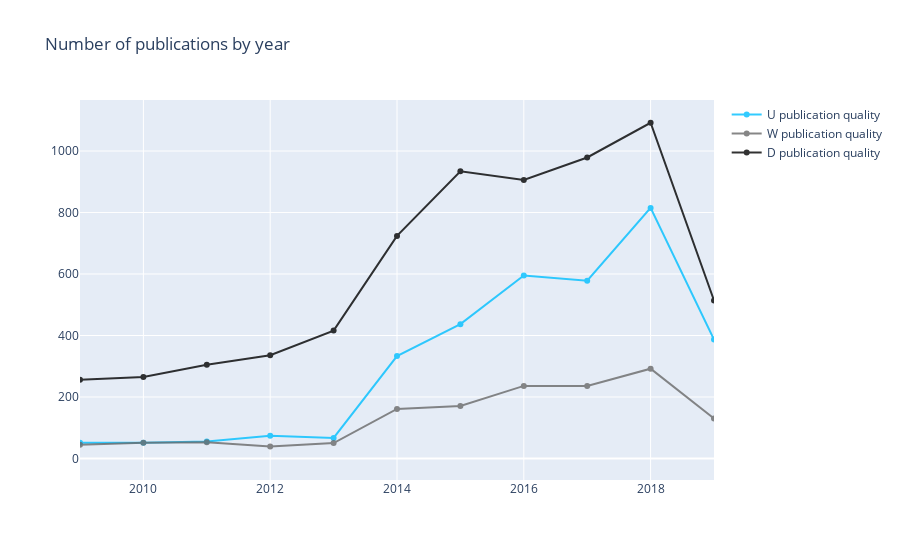

The notebook cell this image was saved under:
### Code cell
fig = go.Figure()
fig.add_trace(go.Scatter(
                x=pub_by_year_u['Year'],
                y=pub_by_year_u['counts'],
                name="U publication quality",
                line_color='deepskyblue',
                opacity=0.8))

fig.add_trace(go.Scatter(
                x=pub_by_year_w['Year'],
                y=pub_by_year_w['counts'],
                name="W publication quality",
                line_color='dimgray',
                opacity=0.8))

fig.add_trace(go.Scatter(
                x=pub_by_year_d['Year'],
                y=pub_by_year_d['counts'],
                name="D publication quality",
                line_color='black',
                opacity=0.8))

# Use date string to set xaxis range
fig.update_layout(xaxis_range=['2009','2019'],
                  title_text="Number of publications by year")
fig.show()

### Figure 1 — Plotly figure (JSON) as saved in the notebook; plotly's stock layout.template omitted (floating-point values rounded to 4 significant figures)
{"data": [{"line": {"color": "deepskyblue"}, "name": "U publication quality", "opacity": 0.8, "type": "scatter", "x": [2009, 2010, 2011, 2012, 2013, 2014, 2015, 2016, 2017, 2018, 2019, 2020], "y": [51, 51, 55, 74, 67, 333, 437, 595, 578, 815, 387, 6]}, {"line": {"color": "dimgray"}, "name": "W publication quality", "opacity": 0.8, "type": "scatter", "x": [2009, 2010, 2011, 2012, 2013, 2014, 2015, 2016, 2017, 2018, 2019], "y": [45, 51, 53, 39, 50, 161, 171, 236, 236, 292, 130]}, {"line": {"color": "black"}, "name": "D publication quality", "opacity": 0.8, "type": "scatter", "x": [2009, 2010, 2011, 2012, 2013, 2014, 2015, 2016, 2017, 2018, 2019, 2020], "y": [256, 265, 305, 336, 416, 724, 934, 906, 979, 1092, 514, 4]}], "layout": {"title": {"text": "Number of publications by year"}, "xaxis": {"range": ["2009", "2019"]}}}
